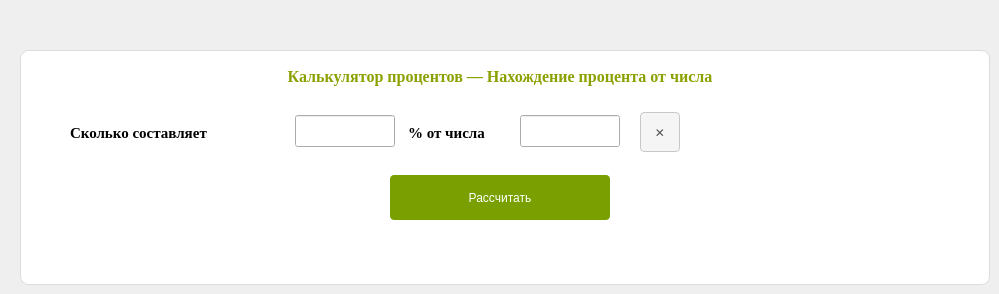
      <widget class="QWidget" name="percentPage1">
       <attribute name="title">
        <string>Нахождение процента от числа</string>
       </attribute>
       <widget class="QFrame" name="percentPanel1">
        <property name="geometry">
         <rect>
          <x>20</x>
          <y>50</y>
          <width>970</width>
          <height>235</height>
         </rect>
        </property>
        <property name="styleSheet">
         <string>background: rgb(255, 255, 255); border: 1px solid rgb(220, 220, 220); border-radius: 8px;</string>
        </property>
        <property name="frameShape">
         <enum>QFrame::StyledPanel</enum>
        </property>
        <property name="frameShadow">
         <enum>QFrame::Raised</enum>
        </property>
       </widget>
       <widget class="QLabel" name="percentTitle1">
        <property name="geometry">
         <rect>
          <x>90</x>
          <y>62</y>
          <width>820</width>
          <height>28</height>
         </rect>
        </property>
        <property name="font">
         <font>
          <family>Times New Roman</family>
          <pointsize>12</pointsize>
          <weight>75</weight>
          <italic>false</italic>
          <bold>true</bold>
         </font>
        </property>
        <property name="styleSheet">
         <string>color: rgb(140, 160, 0);</string>
        </property>
        <property name="text">
         <string>Калькулятор процентов — Нахождение процента от числа</string>
        </property>
        <property name="alignment">
         <set>Qt::AlignCenter</set>
        </property>
       </widget>
       <widget class="QLabel" name="percentL1">
        <property name="geometry">
         <rect>
          <x>70</x>
          <y>118</y>
          <width>170</width>
          <height>30</height>
         </rect>
        </property>
        <property name="font">
         <font>
          <family>Times New Roman</family>
          <pointsize>11</pointsize>
          <weight>75</weight>
          <italic>false</italic>
          <bold>true</bold>
         </font>
        </property>
        <property name="text">
         <string>Сколько составляет</string>
        </property>
       </widget>
       <widget class="QLineEdit" name="percentEditPercent">
        <property name="geometry">
         <rect>
          <x>295</x>
          <y>115</y>
          <width>100</width>
          <height>32</height>
         </rect>
        </property>
        <property name="text">
         <string/>
        </property>
        <property name="alignment">
         <set>Qt::AlignCenter</set>
        </property>
       </widget>
       <widget class="QLabel" name="percentL2">
        <property name="geometry">
         <rect>
          <x>408</x>
          <y>118</y>
          <width>95</width>
          <height>30</height>
         </rect>
        </property>
        <property name="font">
         <font>
          <family>Times New Roman</family>
          <pointsize>11</pointsize>
          <weight>75</weight>
          <italic>false</italic>
          <bold>true</bold>
         </font>
        </property>
        <property name="text">
         <string>% от числа</string>
        </property>
       </widget>
       <widget class="QLineEdit" name="percentEditNumber">
        <property name="geometry">
         <rect>
          <x>520</x>
          <y>115</y>
          <width>100</width>
          <height>32</height>
         </rect>
        </property>
        <property name="text">
         <string/>
        </property>
        <property name="alignment">
         <set>Qt::AlignCenter</set>
        </property>
       </widget>
       <widget class="QPushButton" name="percentClear1">
        <property name="geometry">
         <rect>
          <x>640</x>
          <y>112</y>
          <width>40</width>
          <height>40</height>
         </rect>
        </property>
        <property name="styleSheet">
         <string>background-color: rgb(245,245,245); color: rgb(80,80,80); border: 1px solid rgb(200,200,200); border-radius: 4px;</string>
        </property>
        <property name="text">
         <string>✕</string>
        </property>
       </widget>
       <widget class="QPushButton" name="percentCalc1">
        <property name="geometry">
         <rect>
          <x>390</x>
          <y>175</y>
          <width>220</width>
          <height>45</height>
         </rect>
        </property>
        <property name="styleSheet">
         <string>background-color: rgb(121, 160, 0); color: white; border: none; border-radius: 4px; font: bold 12pt &quot;Times New Roman&quot;;</string>
        </property>
        <property name="text">
         <string>Рассчитать</string>
        </property>
       </widget>
       <widget class="QLabel" name="percentResult1">
        <property name="geometry">
         <rect>
          <x>80</x>
          <y>235</y>
          <width>840</width>
          <height>22</height>
         </rect>
        </property>
        <property name="font">
         <font>
          <family>Times New Roman</family>
          <pointsize>11</pointsize>
          <weight>50</weight>
          <italic>false</italic>
          <bold>false</bold>
         </font>
        </property>
        <property name="text">
         <string/>
        </property>
        <property name="alignment">
         <set>Qt::AlignCenter</set>
        </property>
       </widget>
      </widget>
